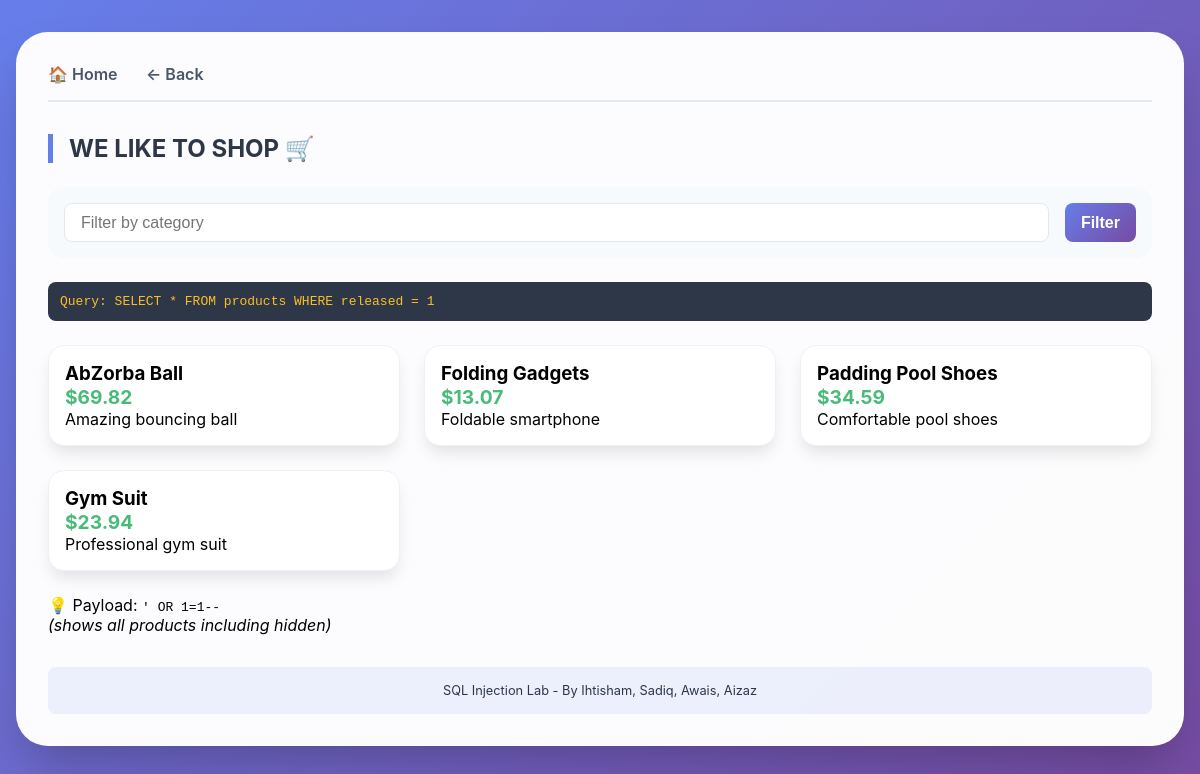
/lab1, run on the app's committed database.
### tables this page shows
CREATE TABLE products (
        id INTEGER PRIMARY KEY,
        name TEXT,
        description TEXT,
        category TEXT,
        price REAL,
        released INTEGER
    );

### app.py (the view)
@app.route('/lab1')
def lab1():
    category = request.args.get('category', '').strip()
    conn = get_db()
    c = conn.cursor()
    if category == '':
        query = "SELECT * FROM products WHERE released = 1"
    else:
        query = f"""
        SELECT * FROM products
        WHERE category = '{category}'
           OR name LIKE '%{category}%'
        """
    c.execute(query)
    products = c.fetchall()
    conn.close()
    solved = any(p['released'] == 0 for p in products)
    return render_template(
        'lab1.html',
        products=products,
        query=query,
        solved=solved
    )

### app.py (called while the page is built)
def get_db():
    conn = sqlite3.connect(DB_PATH)
    conn.row_factory = sqlite3.Row
    return conn

### templates/lab1.html (shortened to what this page needs)
{% extends "base.html" %}
{% block content %}
<h2>WE LIKE TO SHOP 🛒</h2>
<form method="GET">
    <input type="text" name="category" placeholder="Filter by category" value="{{ request.args.get('category', '') }}">
    <button type="submit">Filter</button>
</form>
<div class="query">Query: <code>{{ query }}</code></div>
<div class="products">
    {% for p in products %}
    <div class="product">
        <h3>{{ p.name }}</h3>
        <div class="price">${{ p.price }}</div>
        <p>{{ p.description }}</p>
    </div>
    {% else %}
    <p>No products found.</p>
    {% endfor %}
</div>
<p>💡 Payload: <code>' OR 1=1--</code></em></p>
<p><em>(shows all products including hidden) </em>
{% endblock %}

### templates/base.html (shortened to what this page needs)
<!DOCTYPE html>
<html lang="en">
<head>
</head>
<body>
    <div class="container">
        <div class="navbar">
            <div class="nav-left">
                <a href="/">🏠 Home</a>
                {% if request.endpoint and 'lab' in request.endpoint %}
                <a href="javascript:history.back()">← Back</a>
                {% endif %}
            </div>
        </div>
        {% block content %}{% endblock %}
        <footer>
            SQL Injection Lab - By Ihtisham, Sadiq, Awais, Aizaz
        </footer>
    </div>
</body>
</html>

### templates/base.html (style rules this page uses)
* { margin: 0; padding: 0; box-sizing: border-box; }
body { font-family: 'Inter', -apple-system, BlinkMacSystemFont, 'Segoe UI', Roboto, sans-serif; background: linear-gradient(135deg, #667eea 0%, #764ba2 100%); min-height: 100vh; padding: 2rem 1rem; }
.container { max-width: 1280px; margin: 0 auto; background: rgba(255,255,255,0.98); border-radius: 32px; box-shadow: 0 25px 50px -12px rgba(0,0,0,0.25); overflow: hidden; padding: 2rem; }
.navbar { display: flex; justify-content: space-between; align-items: center; padding-bottom: 1rem; margin-bottom: 2rem; border-bottom: 2px solid #e2e8f0; }
.nav-left a { text-decoration: none; color: #4a5568; font-weight: 600; margin-right: 1.5rem; }
h2 { font-size: 1.5rem; border-left: 5px solid #667eea; padding-left: 1rem; margin-bottom: 1.5rem; color: #2d3748; }
form { background: #f7fafc; padding: 1rem; border-radius: 1rem; margin: 1.5rem 0; display: flex; gap: 1rem; flex-wrap: wrap; }
input, button { padding: 0.6rem 1rem; border-radius: 0.5rem; border: 1px solid #e2e8f0; font-size: 1rem; }
input { flex: 1; }
button { background: linear-gradient(135deg, #667eea, #764ba2); color: white; border: none; cursor: pointer; font-weight: 600; }
.query { background: #2d3748; color: #fbbf24; padding: 0.75rem; border-radius: 0.5rem; font-family: monospace; margin: 1rem 0; overflow-x: auto; }
.products, .results { display: grid; grid-template-columns: repeat(auto-fill, minmax(260px, 1fr)); gap: 1.5rem; margin: 1.5rem 0; }
.product, .result-card { background: white; border-radius: 1rem; padding: 1rem; box-shadow: 0 10px 15px -3px rgba(0,0,0,0.1); transition: all 0.2s; border: 1px solid #edf2f7; }
.price { color: #48bb78; font-weight: bold; font-size: 1.2rem; }
footer { margin-top: 2rem; text-align: center; font-size: 0.8rem; color: #2d3748; background: rgba(102, 126, 234, 0.1); padding: 1rem; border-radius: 0.5rem; }

### data on the page
products: name "AbZorba Ball", price "69.82", description "Amazing bouncing ball"
products: name "Folding Gadgets", price "13.07", description "Foldable smartphone"
products: name "Padding Pool Shoes", price "34.59", description "Comfortable pool shoes"
products: name "Gym Suit", price "23.94", description "Professional gym suit"

### other printed values
{{ query }} "SELECT * FROM products WHERE released = 1"
